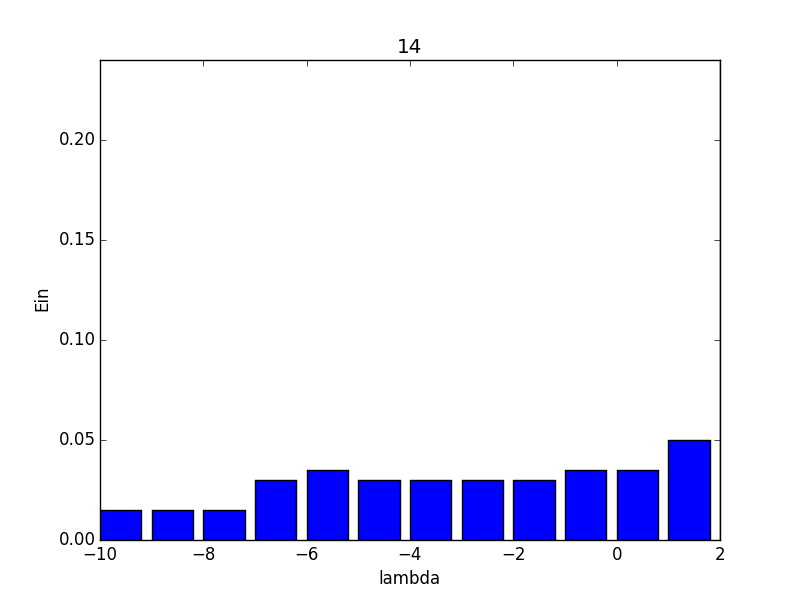

Write Python code to recreate this figure.
import numpy as np
import pylab as pl

'''train data'''
X_train = []
Y_train = []
with open("hw4_train.dat") as f:
    for line in f:
        '''X_train'''
        x = line.split()[:-1]
        tmp = [1.0]
        for a in x:
            # print a
            tmp.append(float(a))
        X_train.append(tmp)

        '''Y_train'''
        Y_train.append(float(line.split()[-1]))
X_train = np.array(X_train)
Y_train = np.array(Y_train)
print 'X_train.shape: ',X_train.shape
print 'Y_train.shape: ',Y_train.shape

'''test data'''
X_test = []
Y_test = []
with open("hw4_test.dat") as f:
    for line in f:
        '''X_test'''
        x = line.split()[:-1]
        tmp = [1.0]
        for a in x:
            # print a
            tmp.append(float(a))
        X_test.append(tmp)

        '''Y_test'''
        Y_test.append(float(line.split()[-1]))
X_test = np.array(X_test)
Y_test = np.array(Y_test)
print 'X_test.shape: ',X_test.shape
print 'Y_test.shape: ',Y_test.shape

def calculate_Error(W, X, y):
    scores = np.dot(W, X.transpose())
    predicts = np.where(scores>=0,1.0,-1.0)
    E = sum(predicts!=y)
    return (E*1.0) / float(predicts.shape[0])

def W_rigde_regression(X,y,lam):
    Z_v = np.linalg.inv(np.dot(X.transpose(),X)+lam*np.eye(X.shape[1]))
    return  np.dot(np.dot(Z_v,X.transpose()),y)

lam_set = [ i for i in range(2,-11,-1) ]

min_Ein = 1
min_Eout = 1
target_lambda = 2

dic_14 = {}
for lam in lam_set:
    W = W_rigde_regression(X_train,Y_train,pow(10, lam))
    Ein = calculate_Error(W, X_train, Y_train)
    Eout = calculate_Error(W, X_test, Y_test)
    dic_14[lam] = Ein
    print 'lambda: ',lam
    print 'Ein: ',Ein
    print 'Eout: ',Eout
    print '==============='
    if Ein < min_Ein:
        target_lambda = lam
        min_Ein = Ein
        # min_Eout = Eout

print 'best'
print 'ans lambda: ',target_lambda
print 'min Ein: ',min_Ein
W = W_rigde_regression(X_train,Y_train,pow(10, target_lambda))
Eout = calculate_Error(W, X_test, Y_test)
print 'Eout for g_lambda: ',Eout


pl.bar(dic_14.keys(),dic_14.values())
pl.xlim([min(dic_14.keys()), max(dic_14.keys())])
pl.ylim(0, (max(dic_14.values())))
pl.xlabel('lambda')
pl.ylabel('Ein')
pl.title('14')
pl.savefig('14')
